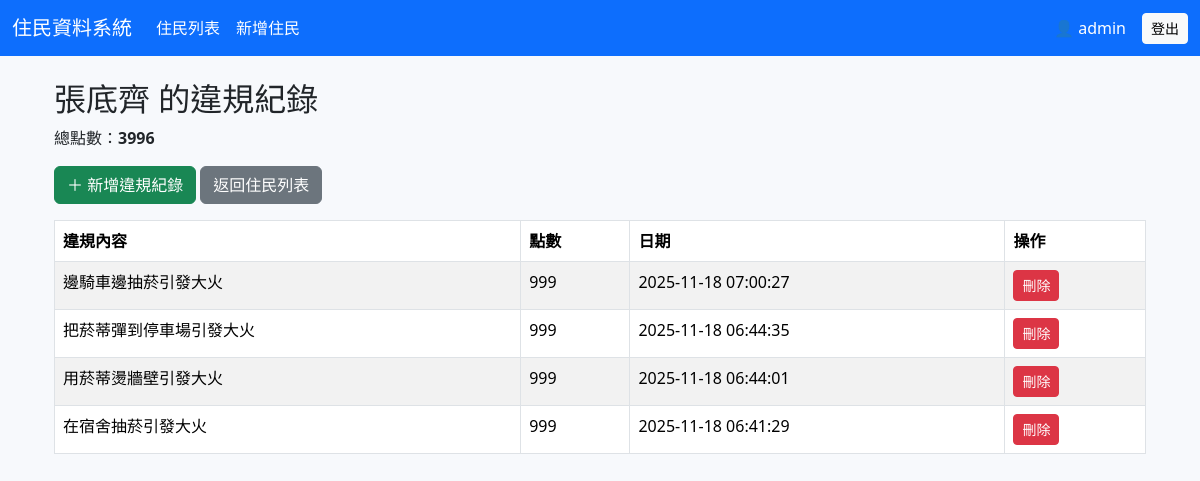
The app's page /violation_list.php?resident_id=2 (signed in) with its own data.
### tables this page shows
CREATE TABLE `residents` (
  `id` int(11) NOT NULL,
  `student_id` varchar(20) NOT NULL,
  `name` varchar(50) NOT NULL,
  `room` varchar(20) DEFAULT NULL,
  `phone` varchar(20) DEFAULT NULL,
  `email` varchar(100) DEFAULT NULL,
  `created_at` timestamp NOT NULL DEFAULT current_timestamp()
);

CREATE TABLE `violations` (
  `id` int(11) NOT NULL,
  `resident_id` int(11) NOT NULL,
  `violation` varchar(255) NOT NULL,
  `points` int(11) NOT NULL,
  `created_at` timestamp NOT NULL DEFAULT current_timestamp()
);

### violation_list.php (the view)
<?php
include("header.php");
include("db.php");
$resident_id = $_GET['resident_id'] ?? 0;
$stmt = $conn->prepare("SELECT * FROM residents WHERE id=?");
$stmt->bind_param("i", $resident_id);
$stmt->execute();
$res = $stmt->get_result()->fetch_assoc();
$stmt2 = $conn->prepare("SELECT * FROM violations WHERE resident_id=? ORDER BY created_at DESC");
$stmt2->bind_param("i", $resident_id);
$stmt2->execute();
$violations = $stmt2->get_result();
$stmt3 = $conn->prepare("SELECT SUM(points) as total_points FROM violations WHERE resident_id=?");
$stmt3->bind_param("i", $resident_id);
$stmt3->execute();
$total = $stmt3->get_result()->fetch_assoc();
$total_points = $total['total_points'] ?? 0;
?>
<div class="container mt-4">
    <h2><?= $res['name'] ?> 的違規紀錄</h2>
    <p>總點數：<strong><?= $total_points ?></strong></p>
    <a href="violation_create.php?resident_id=<?= $resident_id ?>" class="btn btn-success mb-3">＋ 新增違規紀錄</a>
    <a href="resident_list.php" class="btn btn-secondary mb-3">返回住民列表</a>
    <table class="table table-bordered table-striped">
        <thead>
            <tr>
                <th>違規內容</th>
                <th>點數</th>
                <th>日期</th>
                <th>操作</th>
            </tr>
        </thead>
        <tbody>
            <?php while($v = $violations->fetch_assoc()): ?>
            <tr>
                <td><?= $v['violation'] ?></td>
                <td><?= $v['points'] ?></td>
                <td><?= $v['created_at'] ?></td>
                <td>
                    <a href="violation_delete.php?id=<?= $v['id'] ?>&resident_id=<?= $resident_id ?>" class="btn btn-danger btn-sm"
                       onclick="return confirm('確定要刪除嗎？');">刪除</a>
                </td>
            </tr>
            <?php endwhile; ?>
        </tbody>
    </table>
</div>
<?php include("footer.php"); ?>

### header.php (style rules this page uses)
body { background: #f7f9fc; }

### records on screen
residents: name "張底齊"
violations: violation "邊騎車邊抽菸引發大火", points "999", created_at "2025-11-18 07:00:27"
violations: violation "把菸蒂彈到停車場引發大火", points "999", created_at "2025-11-18 06:44:35"
violations: violation "用菸蒂燙牆壁引發大火", points "999", created_at "2025-11-18 06:44:01"
violations: violation "在宿舍抽菸引發大火", points "999", created_at "2025-11-18 06:41:29"

### other values on screen
$_SESSION["user"] "admin"
$total_points "3996"
